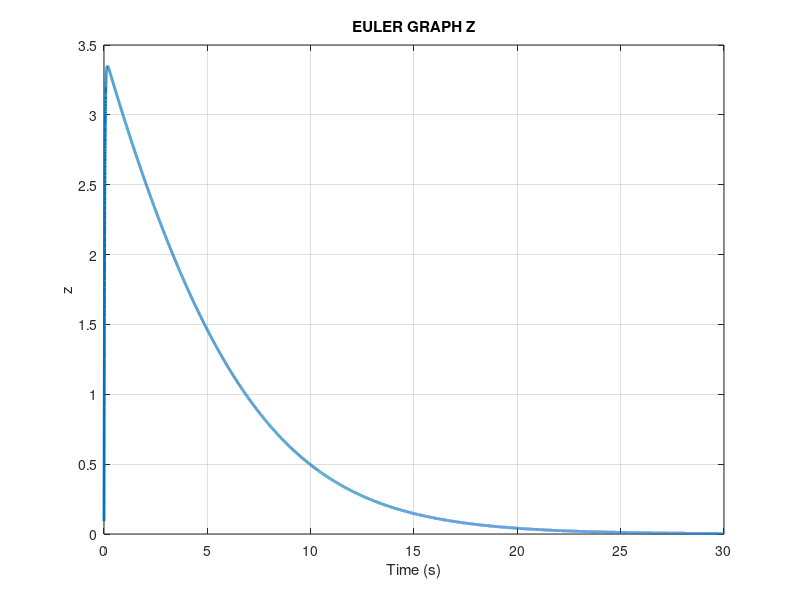
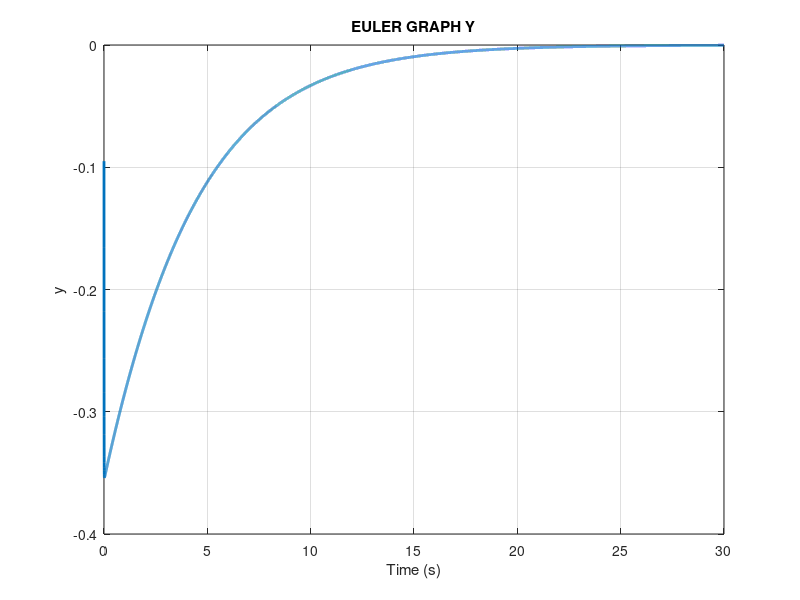
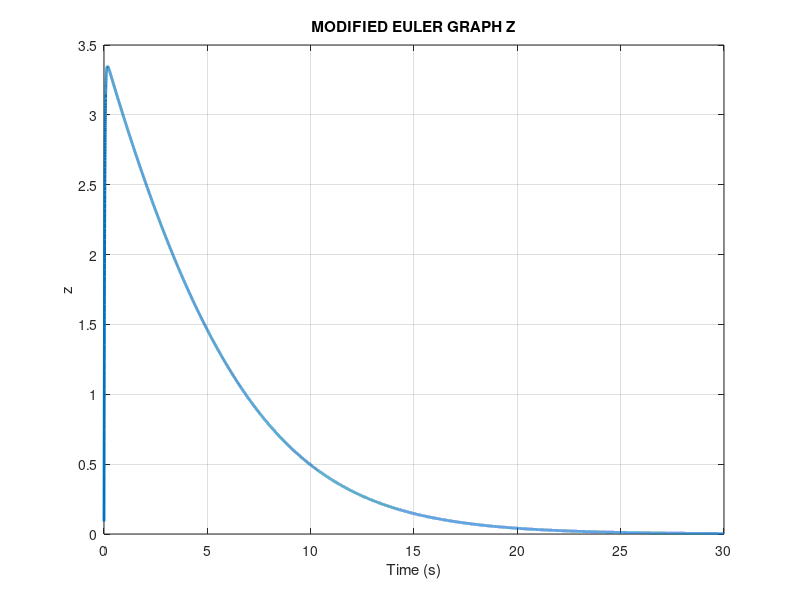
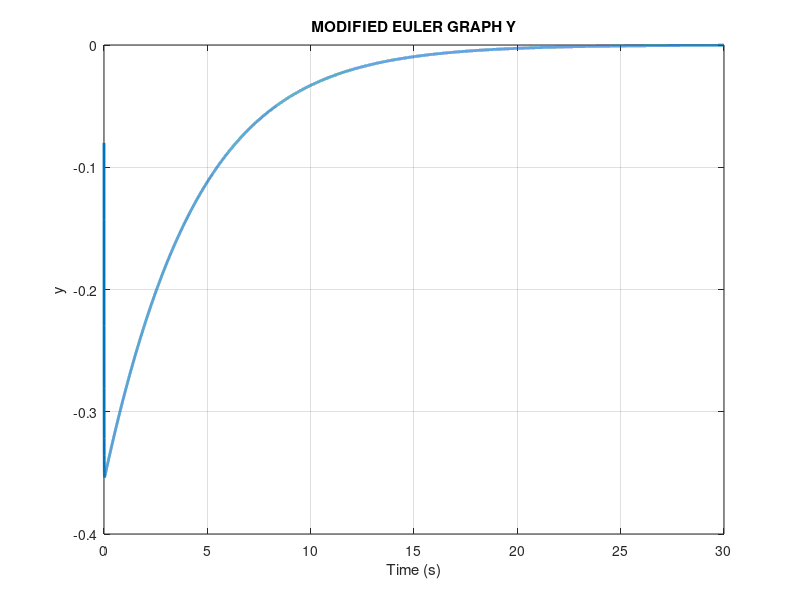

Write MATLAB code to recreate these figures, in order.
format long
clear;
close all;

t_start = 0; % seconds
t_end = 30; % seconds
% Number of points in the simulation.
h = 0.001; % step
t_sim = 0:h:30;

% Constants AM: 4562
z0= 4.562;
y0=0;
zz0=0;
yy0=0;
Cz= 2.0876;
Cy= 3.9124;
M= 1; %kg
Iz= 0.08; %kg m^2
g=9.81; % m/s^2
index = 0;
n=0;
Kpz=5;
Kdz=15+(4562/1000);
Kpy=5;
Kdy=20;
Zdes=4562/200;
Ydes=(-4562/3000);
%Fz= [(M*g)+(Kpz*(Zdes-a))-(Kdz*b)];
%Tz= [(Kpy*(Ydes-c))-(Kdy*d)];

% 1st DE
f=@(t,a,b) (b);
g=@(t,a,b) ((([(M*g)+(Kpz*(Zdes-a))-(Kdz*b)]/M)-((g*M)/M)-((Cz*abs(b)*b)/M)));

% 2nd DE
q=@(t,c,d) (d);
p=@(t,c,d) (([(Kpy*(Ydes-c))-(Kdy*d)]/Iz)-((Cy*abs(d)*d)/Iz));

a(1)=4.562;
b(1)=0;
c(1)=0;
d(1)=0;

amod(1)=4.562;
bmod(1)=0;
cmod(1)=0;
dmod(1)=0;

for t= t_sim
  
  index = index + 1;
  n=n+1;
  
  % Euler Method
  a(n+1)= a(n)+h*f(t,a(n),b(n));
  b(n+1)= b(n)+h*g(t,a(n),b(n));
  c(n+1)= c(n)+h*q(t,c(n),d(n));
  d(n+1)= d(n)+h*p(t,c(n),d(n));
  
  % Stores values for output.
  b_out(index) = b(n+1);
  d_out(index) = d(n+1);
 
end  
result = struct('b', b_out, 'd', d_out, 't', t_sim);

n=0;
index=0;

for t= t_sim
  
  index = index + 1;
  n=n+1;
  
  % Modified Euler Method
  amod(n+1)= amod(n)+h*f(t+(h/2), amod(n)+(h/2)*f(t,amod(n),bmod(n)), bmod(n)+(h/2)*f(t,amod(n),bmod(n)));  
  bmod(n+1)= bmod(n)+h*g(t+(h/2), amod(n)+(h/2)*g(t,amod(n),bmod(n)), bmod(n)+(h/2)*g(t,amod(n),bmod(n)));
  cmod(n+1)= cmod(n)+h*q(t+(h/2), cmod(n)+(h/2)*q(t,cmod(n),dmod(n)), dmod(n)+(h/2)*q(t,cmod(n),dmod(n)));
  dmod(n+1)= dmod(n)+h*p(t+(h/2), cmod(n)+(h/2)*p(t,cmod(n),dmod(n)), dmod(n)+(h/2)*p(t,cmod(n),dmod(n)));
  
  % Stores values for output.
  bmod_out(index) = bmod(n+1);
  dmod_out(index) = dmod(n+1);
  
end  
result2 = struct('bmod', bmod_out, 'dmod', dmod_out, 't', t_sim);

% GIA TIS GRAFIKES TIS DEFTERIS PERIPTOSIS ALLAZO STIS DIAFORIKES PARAPANO TA Fz KAI Tz SE Fz2 KAI Tz2 

% EULER GRAPH Z
figure;
plot(result.t, result.b, "linewidth",2);
xlabel('Time (s)');ylabel('z');grid;
title('EULER GRAPH Z');

% EULER GRAPH Y
figure;
plot(result.t, result.d, "linewidth",2);
xlabel('Time (s)');ylabel('y');grid;
title('EULER GRAPH Y');

% MODIFIED EULER GRAPH Z
figure;
plot(result2.t, result2.bmod, "linewidth",2);
xlabel('Time (s)');ylabel('z');grid;
title('MODIFIED EULER GRAPH Z');

% MODIFIED EULER GRAPH Y
figure;
plot(result2.t, result2.dmod, "linewidth",2);
xlabel('Time (s)');ylabel('y');grid;
title('MODIFIED EULER GRAPH Y');